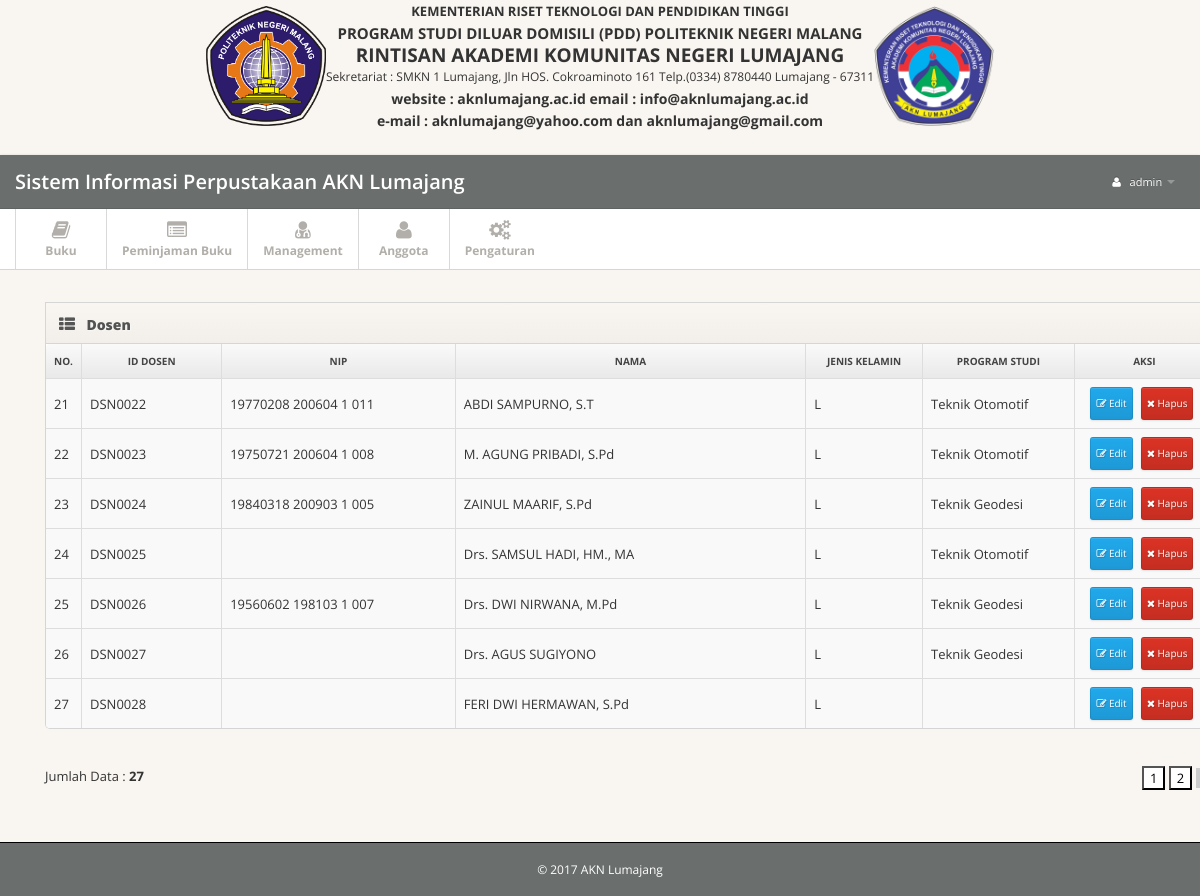
The app's page /dashboard.php?pages=daftar-pengguna&hal=3 (signed in) with its own data.
### tables this page shows
CREATE TABLE `anggota_dosen` (
  `id_dosen` varchar(30) NOT NULL,
  `nip` varchar(60) NOT NULL,
  `nama` varchar(255) NOT NULL,
  `jenis_kelamin` varchar(10) NOT NULL,
  `program_studi` varchar(200) NOT NULL
);

### pages/daftar-pengguna.php (the view, shortened to what this page needs)
<div class="row">
        <div class="span12">
          <div class="widget widget-table action-table">
            <div class="widget-header"> <i class="icon-th-list"></i>
              <h3>Dosen</h3>
            </div>
            <div class="widget-content">
              <table class="table table-striped table-bordered">
                <thead>
                  <tr>
                    <th width="3%" style="text-align:center;">No.</th>
                    <th width="12%" style="text-align:center;">ID Dosen</th>
                    <th width="20%" style="text-align:center;">NIP</th>
                    <th width="30%" style="text-align:center;">Nama</th>
                    <th width="10%" style="text-align:center;">Jenis Kelamin</th>
                    <th width="13%" style="text-align:center;">Program Studi</th>
                    <th style="text-align:center;">Aksi</th>
                  </tr>
                </thead>
                <?php
                $batas = 10;
                $hal = @$_GET['hal'];
                if(empty($hal)) {
                  $posisi = 0;
                  $hal = 1;
                } else {
                  $posisi = ($hal-1) * $batas;
                }
                $querydosen=mysql_query("SELECT * FROM anggota_dosen LIMIT $posisi,$batas");
                $no = $posisi + 1;
                $cek = mysql_num_rows($querydosen);
                if ($cek < 1) {
                  echo "tidak ditemukan";
                } else {
                while ($hasil=mysql_fetch_array($querydosen)) {
                ?>
                <tbody>
                  <tr>
                    <td><?php echo $no++; ?></td>
                    <td><?php echo $hasil['0']; ?></td>
                    <td><?php echo $hasil['1']; ?></td>
                    <td><?php echo $hasil['2']; ?></td>
                    <td><?php echo $hasil['3']; ?></td>
                    <td><?php echo $hasil['4']; ?></td>
                    <td class="td-actions">
                      <a href="?pages=edit-daftar-pengguna-dosen&nip=<?php echo $hasil['nip']; ?>" class="btn btn-small btn-primary"><i class="btn-icon-only/ icon-edit"> </i>Edit</a>
                      <a onclick="return confirm('Yakin ingin menghapus data ?')"  href="?pages=daftar-pengguna&nip=<?php echo $hasil['nip']; ?>" class="btn btn-danger btn-small"><i class="btn-icon-only/ icon-remove"> </i>Hapus</a></td>
                </tbody>
                <?php
                }
                }
                ?>
              </table>
              </div>
            </div>
          </div>
        </div>
        <div style="margin-top:10px; float:left;">
                <?php
                $jml = mysql_num_rows(mysql_query("SELECT * FROM anggota_dosen"));
                echo "Jumlah Data : <b>".$jml."</b>";
                ?>
              </div>
              <div style="margin-top:10px; float:right;">
              <?php
              $jml_hal = ceil($jml / $batas);
              for ($i=1; $i<=$jml_hal; $i++) {
                if ($i != $hal) {
                  echo "<a href='?pages=daftar-pengguna&hal=$i'>&nbsp<button style='background-color:#fff; border:1px solid #666 color:#666;'>$i</button></a>";
                } else {
                  echo "&nbsp<button style='background-color:#ccc; border:1px; solid #000;'><b>$i</b></button>";
                }
              }
              ?>
              </div>
              </div>
      </div>

### css/style.css (style rules this page uses)
body { background: #f9f6f1; font: 13px/1.7em 'Open Sans'; }
input, button, select, textarea { font-family: 'Open Sans'; }
.table td { vertical-align: middle; }
.table-bordered th { background: #E9E9E9; background:-moz-linear-gradient(top, #FAFAFA 0%, #E9E9E9 100%); background:-webkit-gradient(linear, left top, left bottom, color-stop(0%,#FAFAFA), color-stop(100%,#E9E9E9)); background:-webkit-linear-gradient(top, #FAFAFA 0%,#E9E9E9 100%); background:-o-linear-gradient(top, #FAFAFA 0%,#E9E9E9 100%); background:-ms-linear-gradient(top, #FAFAFA 0%,#E9E9E9 100%); background:linear-gradient(top, #FAFAFA 0%,#E9E9E9 100%); filter: progid:DXImageTransform.Microsoft.gradient(startColorstr='#FAFAFA', endColorstr='#E9E9E9'); -ms-filter: "progid:DXImageTransform.Microsoft.gradient(startColorstr='#FAFAFA', endColorstr='#E9E9E9')"; font-size: 10px; color: #444; text-transform: uppercase; }
.widget { position: relative; clear: both; width: auto; margin-bottom: 2em; overflow: hidden; }
.widget-header { position: relative; height: 40px; line-height: 40px; background: #f9f6f1; background:-moz-linear-gradient(top, #f9f6f1 0%, #f2efea 100%); background:-webkit-gradient(linear, left top, left bottom, color-stop(0%,#f9f6f1), color-stop(100%,#f2efea)); background:-webkit-linear-gradient(top, #f9f6f1 0%,#f2efea 100%); background:-o-linear-gradient(top, #f9f6f1 0%,#f2efea 100%); background:-ms-linear-gradient(top, #f9f6f1 0%,#f2efea 100%); background:linear-gradient(top, #f9f6f1 0%,#f2efea 100%); filter: progid:DXImageTransform.Microsoft.gradient(startColorstr='#f9f6f1', endColorstr='#f2efea'); -ms-filter: "progid:DXImageTransform.Microsoft.gradient(startColorstr='#f9f6f1', endColorstr='#f2efea')"; border: 1px solid #d6d6d6; -webkit-background-clip: padding-box; }
.widget-header h3 { position: relative; top: 2px; left: 10px; display: inline-block; margin-right: 3em; font-size: 14px; font-weight: 800; color: #525252; line-height: 18px; text-shadow: 1px 1px 2px rgba(255,255,255,.5); }
.widget-header [class^="icon-"], .widget-header [class*=" icon-"] { display: inline-block; margin-left: 13px; margin-right: -2px; font-size: 16px; color: #555; vertical-align: middle; }
.widget-content { padding: 20px 15px 15px; background: #FFF; border: 1px solid #D5D5D5; -moz-border-radius: 5px; -webkit-border-radius: 5px; border-radius: 5px; }
.widget-header+.widget-content { border-top: none; -webkit-border-top-left-radius: 0; -webkit-border-top-right-radius: 0; -moz-border-radius-topleft: 0; -moz-border-radius-topright: 0; border-top-left-radius: 0; border-top-right-radius: 0; }
.widget-content:before, .widget-content:after { content:""; display:table; }
.widget-content:after { clear:both; }
.widget-content { zoom:1; }
.widget-table .widget-content { padding: 0; }
.widget-table .table { margin-bottom: 0; border: none; }
.widget-table .table tr td:first-child { border-left: none; }
.widget-table .table tr th:first-child { border-left: none; }

### css/pages/dashboard.css (style rules this page uses)
.action-table .btn-small { padding: 4px 5px 5px; font-size: 10px; }
.action-table .td-actions { width: 80px; text-align: center; }
.action-table .td-actions .btn { margin-right: .5em; }
.action-table .td-actions .btn:last-child { margin-rigth: 0; }

### records on screen
anggota_dosen: id_dosen "DSN0022", nip "19770208 200604 1 011", nama "ABDI SAMPURNO, S.T", jenis_kelamin "L", program_studi "Teknik Otomotif"
anggota_dosen: id_dosen "DSN0023", nip "19750721 200604 1 008", nama "M. AGUNG PRIBADI, S.Pd", jenis_kelamin "L", program_studi "Teknik Otomotif"
anggota_dosen: id_dosen "DSN0024", nip "19840318 200903 1 005", nama "ZAINUL MAARIF, S.Pd", jenis_kelamin "L", program_studi "Teknik Geodesi"
anggota_dosen: id_dosen "DSN0025", nama "Drs. SAMSUL HADI, HM., MA", jenis_kelamin "L", program_studi "Teknik Otomotif"
anggota_dosen: id_dosen "DSN0026", nip "19560602 198103 1 007", nama "Drs. DWI NIRWANA, M.Pd", jenis_kelamin "L", program_studi "Teknik Geodesi"
anggota_dosen: id_dosen "DSN0027", nama "Drs. AGUS SUGIYONO", jenis_kelamin "L", program_studi "Teknik Geodesi"
anggota_dosen: id_dosen "DSN0028", nama "FERI DWI HERMAWAN, S.Pd", jenis_kelamin "L"

### other values on screen
$_SESSION['username'] "admin"
$jml "27"
